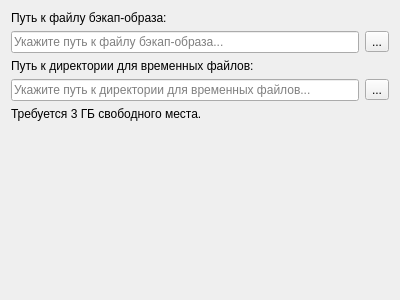
<?xml version="1.0" encoding="UTF-8"?>
<ui version="4.0">
 <class>ImagePatchPage</class>
 <widget class="QWidget" name="ImagePatchPage">
  <property name="geometry">
   <rect>
    <x>0</x>
    <y>0</y>
    <width>400</width>
    <height>300</height>
   </rect>
  </property>
  <property name="windowTitle">
   <string>Form</string>
  </property>
  <property name="title" stdset="0">
   <string>Параметры применения патча</string>
  </property>
  <layout class="QVBoxLayout" name="verticalLayout">
   <item>
    <widget class="QLabel" name="label">
     <property name="text">
      <string>Путь к файлу бэкап-образа:</string>
     </property>
    </widget>
   </item>
   <item>
    <layout class="QHBoxLayout" name="horizontalLayout">
     <item>
      <widget class="QLineEdit" name="imagePath">
       <property name="placeholderText">
        <string>Укажите путь к файлу бэкап-образа...</string>
       </property>
      </widget>
     </item>
     <item>
      <widget class="QToolButton" name="selectImageButton">
       <property name="toolTip">
        <string>Выбрать файл бэкап-образа</string>
       </property>
       <property name="text">
        <string>...</string>
       </property>
      </widget>
     </item>
    </layout>
   </item>
   <item>
    <widget class="QLabel" name="label_2">
     <property name="text">
      <string>Путь к директории для временных файлов:</string>
     </property>
    </widget>
   </item>
   <item>
    <layout class="QHBoxLayout" name="horizontalLayout_2">
     <item>
      <widget class="QLineEdit" name="tempPath">
       <property name="placeholderText">
        <string>Укажите путь к директории для временных файлов...</string>
       </property>
      </widget>
     </item>
     <item>
      <widget class="QToolButton" name="selectTempPathButton">
       <property name="toolTip">
        <string>Выбрать директорию для временных файлов</string>
       </property>
       <property name="text">
        <string>...</string>
       </property>
      </widget>
     </item>
    </layout>
   </item>
   <item>
    <widget class="QLabel" name="label_4">
     <property name="text">
      <string>Требуется 3 ГБ свободного места.</string>
     </property>
    </widget>
   </item>
   <item>
    <spacer name="verticalSpacer">
     <property name="orientation">
      <enum>Qt::Vertical</enum>
     </property>
     <property name="sizeHint" stdset="0">
      <size>
       <width>20</width>
       <height>40</height>
      </size>
     </property>
    </spacer>
   </item>
  </layout>
 </widget>
 <resources/>
 <connections/>
</ui>
